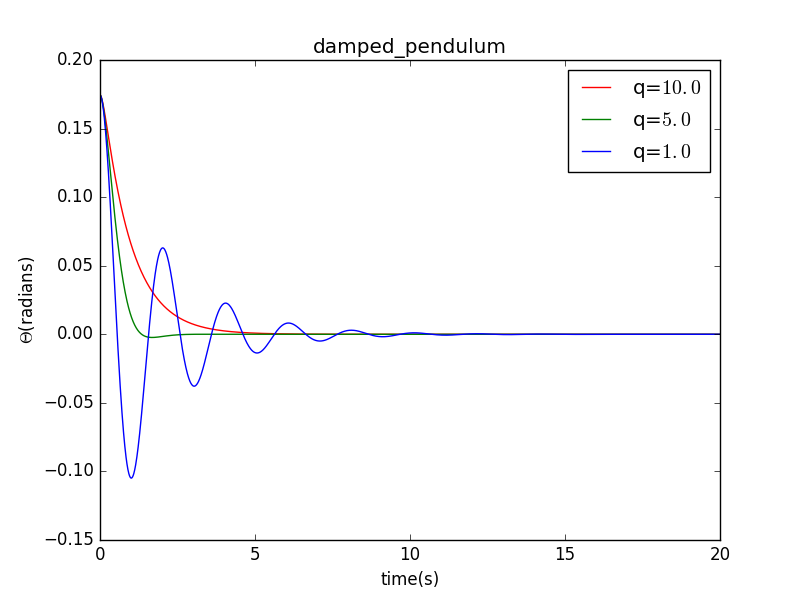

This chart was generated by the following Python code:
import math
import matplotlib.pyplot as plt

g=9.8
l=1
class damped_pendulum():
    def __init__(self,_omg0,_theta0,_dt,_time,_t0,_q):
        self.omg=[_omg0]
        self.theta=[_theta0]
        self.t=[_t0]
        self.time=_time
        self.dt=_dt
        self.n=int(_time/_dt)
        self.q=_q
    def calculate(self):
        for i in range(self.n):
            self.omg.append(self.omg[-1]-g/l*self.theta[-1]*self.dt-self.q*self.omg[-1]*self.dt)
            self.theta.append(self.theta[-1]+self.omg[-1]*self.dt)
            self.t.append(self.t[-1]+self.dt)
    def plot(self,color,label):
        plt.plot(self.t,self.theta,color,label="q=$%.1f$"%(self.q))
        plt.title("damped_pendulum")
a=damped_pendulum(0,10*math.pi/180,0.01,20,0,10)
b=damped_pendulum(0,10*math.pi/180,0.01,20,0,5)
c=damped_pendulum(0,10*math.pi/180,0.01,20,0,1.0)
a.calculate()
b.calculate()
c.calculate()
a.plot('r-',label='q=$10$')
b.plot('g-',label='q=$5$')
c.plot('b-',label='q=$1.0$')
plt.xlabel("time(s)")
plt.ylabel("$\Theta$(radians)")
plt.xlim(0,20)
plt.legend()
plt.savefig("damped_pendulum.png")
plt.show()
